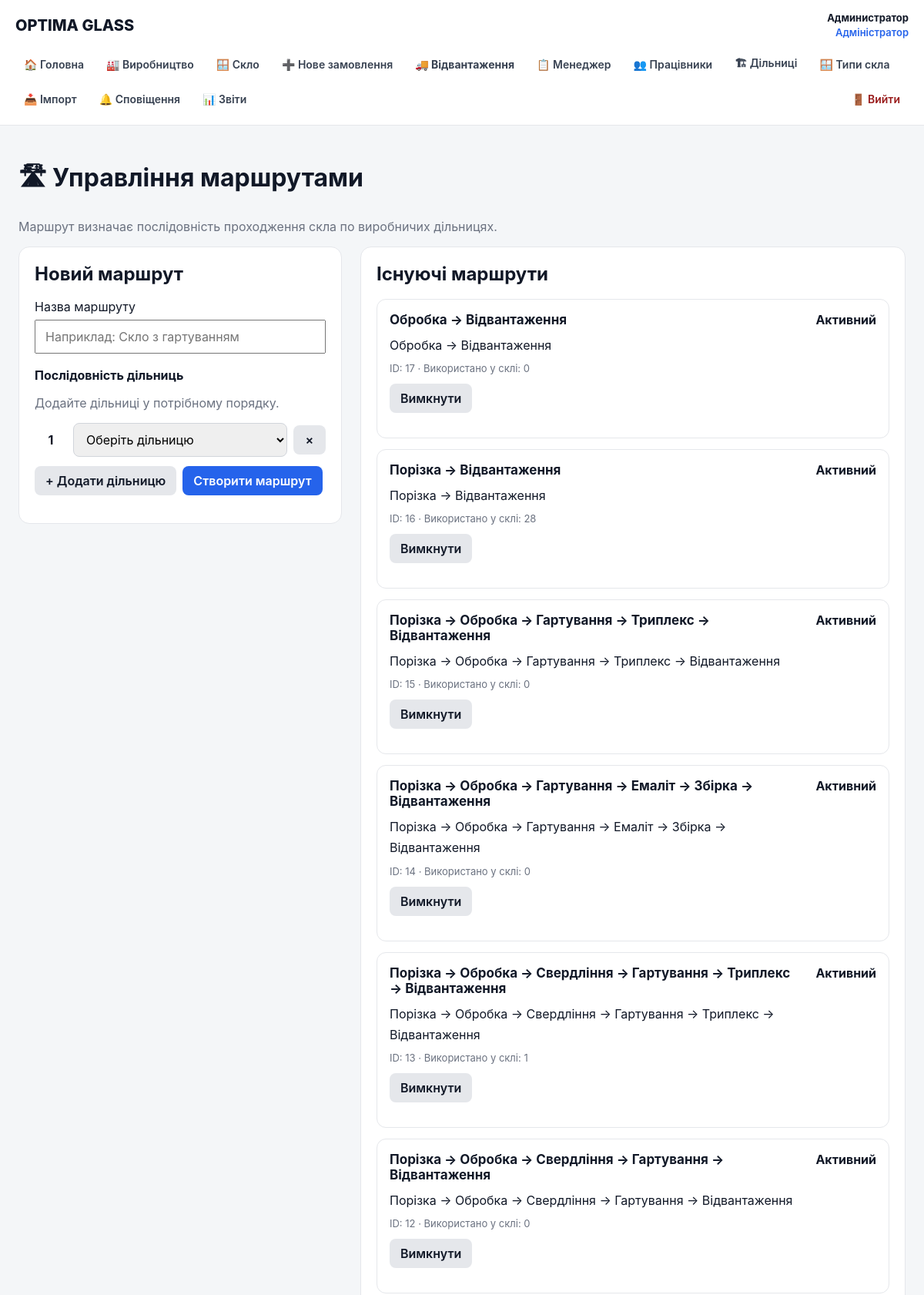
The page /routes.php (signed in, upper part) on the database its author committed.
### tables this page shows
CREATE TABLE users (
        id INTEGER PRIMARY KEY AUTOINCREMENT,
        name TEXT NOT NULL,
        email TEXT NOT NULL UNIQUE,
        password TEXT NOT NULL,
        role TEXT NOT NULL DEFAULT 'employee',
        active INTEGER NOT NULL DEFAULT 1,
        created_at TEXT NOT NULL DEFAULT CURRENT_TIMESTAMP
    , stage_id INTEGER REFERENCES production_stages(id));

CREATE TABLE routes (
    id INTEGER PRIMARY KEY AUTOINCREMENT,
    name TEXT NOT NULL,
    active INTEGER NOT NULL DEFAULT 1,
    created_at TEXT NOT NULL DEFAULT CURRENT_TIMESTAMP
);

CREATE TABLE route_steps (
    id INTEGER PRIMARY KEY AUTOINCREMENT,
    route_id INTEGER NOT NULL,
    step_number INTEGER NOT NULL,
    name TEXT NOT NULL,
    FOREIGN KEY (route_id) REFERENCES routes(id) ON DELETE CASCADE,
    UNIQUE(route_id, step_number)
);

### src/auth.php (called while the page is built, shortened)
<?php
require_once __DIR__ . '/db.php';
function current_user(): ?array
{
    global $db;
    $stmt = $db->prepare("
        SELECT
            u.id,
            u.name,
            u.email,
            u.role,
            u.active,
            u.stage_id,
            ps.name AS stage_name
        FROM users u
        LEFT JOIN production_stages ps
            ON ps.id = u.stage_id
        WHERE u.id = :id
          AND u.active = 1
        LIMIT 1
    ");
    $stmt->execute([
        ':id' => (int) $_SESSION['user_id'],
    ]);
    $user = $stmt->fetch(PDO::FETCH_ASSOC);
    return $user;
}
function require_user(): array
{
    $user = current_user();
    return $user;
}

### public/routes.php (the view, shortened to what this page needs)
<?php
require __DIR__ . '/../src/auth.php';
$user = require_user();
function e(?string $value): string
{
    return htmlspecialchars(
        $value ?? '',
        ENT_QUOTES,
        'UTF-8'
    );
}
$routeStmt = $db->query("
    SELECT
        r.id,
        r.name,
        r.active,
        r.created_at,
        (
            SELECT COUNT(*)
            FROM glasses g
            WHERE g.route_id = r.id
        ) AS glass_count
    FROM routes r
    ORDER BY
        r.active DESC,
        r.id DESC
");
$routes =
    $routeStmt->fetchAll(
        PDO::FETCH_ASSOC
    );
$stepsStmt =
    $db->query("
        SELECT
            id,
            route_id,
            step_number,
            name
        FROM route_steps
        ORDER BY
            route_id,
            step_number
    ");
$stepsByRoute = [];
foreach (
    $stepsStmt->fetchAll(
        PDO::FETCH_ASSOC
    )
    as $step
) {
    $routeId =
        (int)$step['route_id'];
    $stepsByRoute[$routeId][] =
        $step;
}
require __DIR__
    . '/../src/partials/header.php';
?>
<div class="routes-page">
    <h1>
        🛣 Управління маршрутами
    </h1>
    <p class="muted">
        Маршрут визначає послідовність
        проходження скла по виробничих
        дільницях.
    </p>
    <div class="routes-grid">
        <section class="routes-card">
            <h2 class="routes-title">
                Новий маршрут
            </h2>
            <form
                method="post"
                id="route-form"
            >
                <label>
                    Назва маршруту
                </label>
                <input
                    type="text"
                    name="name"
                    placeholder="Наприклад: Скло з гартуванням"
                    required
                    style="
                        width:100%;
                        box-sizing:border-box;
                        padding:10px 12px;
                        margin:7px 0 18px;
                    "
                >
                <strong>
                    Послідовність дільниць
                </strong>
                <p class="muted">
                    Додайте дільниці
                    у потрібному порядку.
                </p>
                <div
                    id="stage-list"
                    class="route-builder"
                ></div>
                <div
                    style="
                        display:flex;
                        gap:8px;
                        margin-top:12px;
                        flex-wrap:wrap;
                    "
                >
                    <button
                        type="button"
                        class="button button-secondary"
                        id="add-stage"
                    >
                        + Додати дільницю
                    </button>
                    <button
                        type="submit"
                        class="button"
                    >
                        Створити маршрут
                    </button>
                </div>
            </form>
        </section>
        <section class="routes-card">
            <h2 class="routes-title">
                Існуючі маршрути
            </h2>
            <div class="route-list">
                <?php foreach (
                    $routes
                    as $route
                ): ?>
                    <?php
                    $routeId =
                        (int)$route['id'];
                    $routeSteps =
                        $stepsByRoute[
                            $routeId
                        ] ?? [];
                    ?>
                    <article
                        class="route-item <?= (int)$route['active'] === 1
                            ? ''
                            : 'inactive' ?>"
                    >
                        <div class="route-head">
                            <div>
                                <div class="route-name">
                                    <?= e(
                                        $route['name']
                                    ) ?>
                                </div>
                                <div class="route-path">
                                    <?php if (
                                        $routeSteps
                                    ): ?>
                                        <?php foreach (
                                            $routeSteps
                                            as $index => $step
                                        ): ?>
                                            <?php if (
                                                $index > 0
                                            ): ?>
                                                →
                                            <?php endif; ?>
                                            <?= e(
                                                $step['name']
                                            ) ?>
                                        <?php endforeach; ?>
                                    <?php else: ?>
                                        <span class="muted">
                                            Дільниці не задані
                                        </span>
                                    <?php endif; ?>
                                </div>
                            </div>
                            <strong>
                                <?= (int)$route['active'] === 1
                                    ? 'Активний'
                                    : 'Вимкнений' ?>
                            </strong>
                        </div>
                        <div class="route-meta">
                            ID: <?= $routeId ?>
                            · Використано у склі:
                            <?= (int)$route['glass_count'] ?>
                        </div>
                        <div class="route-actions">
                            <form method="post">
                                <button
                                    type="submit"
                                    class="button button-secondary"
                                >
                                    <?= (int)$route['active'] === 1
                                        ? 'Вимкнути'
                                        : 'Увімкнути' ?>
                                </button>
                            </form>
                        </div>
                    </article>
                <?php endforeach; ?>
            </div>
        </section>
    </div>
</div>

### src/partials/header.php (shortened to what this page needs)
<?php
require_once __DIR__ . '/../auth.php';
require_once __DIR__ . '/../permissions.php';
$headerUser =
    isset($user) && is_array($user)
        ? $user
        : current_user();
$currentPage = basename(
    $_SERVER['PHP_SELF'] ?? ''
);
$headerRole = $headerUser['role'] ?? '';
$headerRoleLabels = [
    'superadmin'      => 'Суперадміністратор',
    'admin'           => 'Адміністратор',
    'manager'         => 'Менеджер',
    'section_manager' => 'Майстер дільниці',
    'employee'        => 'Працівник',
];
if (!function_exists('headerActive')) {
    function headerActive(
        string $page,
        string $currentPage
    ): string {
        return $page === $currentPage
            ? 'nav-active'
            : '';
    }
}
if (!function_exists('headerMenuItem')) {
    function headerMenuItem(
        string $url,
        string $label,
        string $page,
        string $currentPage,
        bool $allowed = true,
        string $extraClass = ''
    ): void {
        $classes = trim(
            headerActive(
                $page,
                $currentPage
            )
            . ' '
            . $extraClass
        );
        ?>
<link rel="stylesheet" href="/assets/css/app.css">
        <a
            href="<?= htmlspecialchars(
                $url,
                ENT_QUOTES,
                'UTF-8'
            ) ?>"
            class="<?= htmlspecialchars(
                $classes,
                ENT_QUOTES,
                'UTF-8'
            ) ?>"
        >
            <?= htmlspecialchars(
                $label,
                ENT_QUOTES,
                'UTF-8'
            ) ?>
        </a>
        <?php
    }
}
?>
<header class="app-header">
    <div class="app-header-inner">
        <div class="app-topbar">
            <a
                href="/"
                class="app-brand"
            >
                OPTIMA GLASS
            </a>
            <?php if ($headerUser): ?>
                <div class="app-user">
                    <strong>
                        <?= htmlspecialchars(
                            $headerUser['name'] ?? '',
                            ENT_QUOTES,
                            'UTF-8'
                        ) ?>
                    </strong>
                    <br>
                    <span class="app-user-role">
                        <?= htmlspecialchars(
                            $headerRoleLabels[$headerRole]
                                ?? $headerRole,
                            ENT_QUOTES,
                            'UTF-8'
                        ) ?>
                    </span>
                </div>
            <?php endif; ?>
        </div>
        <?php if ($headerUser): ?>
            <nav class="app-nav">
                <?php
                if ($headerRole === 'superadmin') {
                    headerMenuItem(
                        '/',
                        '🏠 Головна',
                        'index.php',
                        $currentPage
                    );
                    headerMenuItem(
                        '/production.php',
                        '🏭 Виробництво',
                        'production.php',
                        $currentPage,
                        can(
                            'production.view',
                            $headerUser
                        )
                    );
                    headerMenuItem(
                        '/glasses.php',
                        '🪟 Скло',
                        'glasses.php',
                        $currentPage,
                        can(
                            'glass.view',
                            $headerUser
                        )
                    );
                    headerMenuItem(
                        '/glass_create.php',
                        '➕ Нове замовлення',
                        'glass_create.php',
                        $currentPage,
                        can(
                            'glass.create',
                            $headerUser
                        )
                    );
                    headerMenuItem(
                        '/shipping.php',
                        '🚚 Відвантаження',
                        'shipping.php',
                        $currentPage,
                        can(
                            'production.ship',
                            $headerUser
                        ),
                        'shipping-link'
                    );
                    headerMenuItem(
                        '/manager.php',
                        '📋 Менеджер',
                        'manager.php',
                        $currentPage,
                        can(
                            'orders.start_production',
                            $headerUser
                        )
                    );
                    headerMenuItem(
                        '/employees.php',
                        '👥 Працівники',
                        'employees.php',
                        $currentPage,
                        can(
                            'employees.view',
                            $headerUser
                        )
                    );
                    headerMenuItem(
                        '/roles.php',
                        '🔐 Ролі',
                        'roles.php',
                        $currentPage,
                        can(
                            'system.roles',
                            $headerUser
                        )
                    );
                    headerMenuItem(
                        '/user_permissions.php',
                        '🛡 Права',
                        'user_permissions.php',
                        $currentPage,
                        can(
                            'user_permissions.manage',
                            $headerUser
                        )
                    );
                    headerMenuItem(
                        '/admin/stages.php',
                        '🏗 Дільниці',
                        'stages.php',
                        $currentPage,
                        can(
                            'system.settings',
                            $headerUser
                        )
                    );
                    headerMenuItem(
                        '/admin/glass_types.php',
                        '🪟 Типи скла',
                        'glass_types.php',
                        $currentPage,
                        can(
                            'system.settings',
                            $headerUser
                        )
                    );
                    headerMenuItem(
                        '/admin/import.php',
                        '📥 Імпорт',
                        'import.php',
                        $currentPage,
                        can(
                            'orders.create',
                            $headerUser
                        )
                    );
                    headerMenuItem(
                        '/notifications.php',
                        '🔔 Сповіщення',
                        'notifications.php',
                        $currentPage,
                        can(
                            'notifications.view',
                            $headerUser
                        )
                    );
                }
                elseif ($headerRole === 'admin') {
                    headerMenuItem(
                        '/',
                        '🏠 Головна',
                        'index.php',
                        $currentPage
                    );
                }
                ?>
                <a
                    href="/logout.php"
                    class="logout-link"
                >
                    🚪 Вийти
                </a>
            </nav>
        <?php endif; ?>
    </div>
</header>

### rows shown on the page
users: name "Администратор", role "Адміністратор"
routes: name "Обробка → Відвантаження", active "Активний", id "17", glass_count "0"
route_steps: name "Обробка"
route_steps: name "Відвантаження"
routes: name "Порізка → Відвантаження", active "Активний", id "16", glass_count "28"
route_steps: name "Порізка"
route_steps: name "Відвантаження"
routes: name "Порізка → Обробка → Гартування → Триплекс → Відвантаження", active "Активний", id "15", glass_count "0"
route_steps: name "Порізка"
route_steps: name "Обробка"
route_steps: name "Гартування"
route_steps: name "Триплекс"
route_steps: name "Відвантаження"
routes: name "Порізка → Обробка → Гартування → Емаліт → Збірка → Відвантаження", active "Активний", id "14", glass_count "0"
route_steps: name "Порізка"
route_steps: name "Обробка"
route_steps: name "Гартування"
route_steps: name "Емаліт"
route_steps: name "Збірка"
route_steps: name "Відвантаження"
routes: name "Порізка → Обробка → Свердління → Гартування → Триплекс → Відвантаження", active "Активний", id "13", glass_count "1"
route_steps: name "Порізка"
route_steps: name "Обробка"
route_steps: name "Свердління"
route_steps: name "Гартування"
route_steps: name "Триплекс"
route_steps: name "Відвантаження"
routes: name "Порізка → Обробка → Свердління → Гартування → Відвантаження", active "Активний", id "12", glass_count "0"
route_steps: name "Порізка"
route_steps: name "Обробка"
route_steps: name "Свердління"
route_steps: name "Гартування"
route_steps: name "Відвантаження"

### other values the page prints
$label "🏠 Головна 🏭 Виробництво 🪟 Скло ➕ Нове замовлення 🚚 Відвантаження 📋 Менеджер 👥 Працівники 🏗 Дільниці 🪟 Типи скла 📥 Імпорт 🔔 Сповіщення 📊 Звіти"
